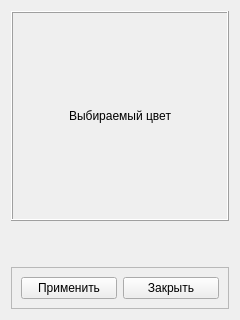
<?xml version="1.0" encoding="UTF-8"?>
<ui version="4.0">
 <class>Form_for_color</class>
 <widget class="QWidget" name="Form_for_color">
  <property name="geometry">
   <rect>
    <x>0</x>
    <y>0</y>
    <width>240</width>
    <height>320</height>
   </rect>
  </property>
  <property name="windowTitle">
   <string>Form</string>
  </property>
  <layout class="QVBoxLayout" name="verticalLayout_2">
   <item>
    <layout class="QVBoxLayout" name="verticalLayout">
     <item>
      <widget class="QFrame" name="frame">
       <property name="sizePolicy">
        <sizepolicy hsizetype="Preferred" vsizetype="Expanding">
         <horstretch>0</horstretch>
         <verstretch>0</verstretch>
        </sizepolicy>
       </property>
       <property name="frameShape">
        <enum>QFrame::Box</enum>
       </property>
       <property name="frameShadow">
        <enum>QFrame::Raised</enum>
       </property>
       <layout class="QVBoxLayout" name="verticalLayout_4">
        <item>
         <widget class="QLabel" name="label">
          <property name="sizePolicy">
           <sizepolicy hsizetype="Preferred" vsizetype="Minimum">
            <horstretch>0</horstretch>
            <verstretch>0</verstretch>
           </sizepolicy>
          </property>
          <property name="text">
           <string>Выбираемый цвет</string>
          </property>
          <property name="alignment">
           <set>Qt::AlignCenter</set>
          </property>
         </widget>
        </item>
        <item>
         <layout class="QVBoxLayout" name="verticalLayout_3"/>
        </item>
       </layout>
      </widget>
     </item>
    </layout>
   </item>
   <item>
    <spacer name="verticalSpacer">
     <property name="orientation">
      <enum>Qt::Vertical</enum>
     </property>
     <property name="sizeType">
      <enum>QSizePolicy::Minimum</enum>
     </property>
     <property name="sizeHint" stdset="0">
      <size>
       <width>20</width>
       <height>40</height>
      </size>
     </property>
    </spacer>
   </item>
   <item>
    <widget class="QFrame" name="frame_2">
     <property name="frameShape">
      <enum>QFrame::StyledPanel</enum>
     </property>
     <property name="frameShadow">
      <enum>QFrame::Raised</enum>
     </property>
     <layout class="QHBoxLayout" name="horizontalLayout_3">
      <item>
       <layout class="QHBoxLayout" name="horizontalLayout_2">
        <item>
         <widget class="QPushButton" name="ButtonOk">
          <property name="text">
           <string>Применить</string>
          </property>
         </widget>
        </item>
       </layout>
      </item>
      <item>
       <widget class="QPushButton" name="ButtonCancel">
        <property name="text">
         <string>Закрыть</string>
        </property>
       </widget>
      </item>
     </layout>
    </widget>
   </item>
  </layout>
 </widget>
 <resources/>
 <connections/>
</ui>
